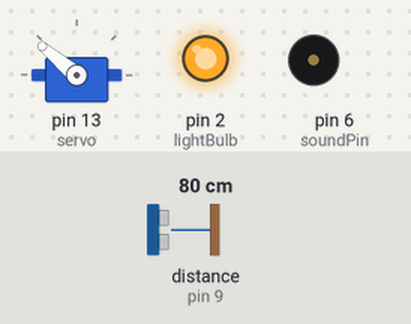
This sketch was run on a simulated Arduino Uno, built with avr-gcc and run on an emulated ATmega328P. On the bench: servo, output pins drawn as LEDs (lit = HIGH), buzzer (waves = sounding). The inputs (shaded band) are chosen by the test bench; at power-on: distance to the obstacle (sensor on pin 9) 80 cm. The echo pulse lasts 58.3 µs per cm; pins used as bus, display or sensor lines are not drawn; what the sketch prints to the serial monitor is not drawn.

Above: at 2.9 s.
3.0 s: distance to the obstacle (sensor on pin 9) set to 5 cm
At 3.22 s:
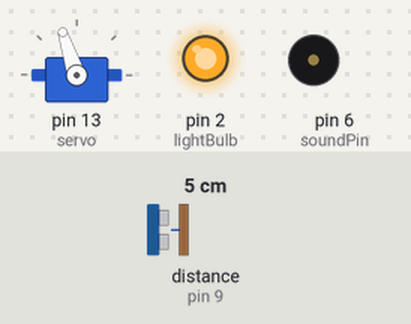
9.3 s: distance to the obstacle (sensor on pin 9) set to 2 cm
At 9.97 s:
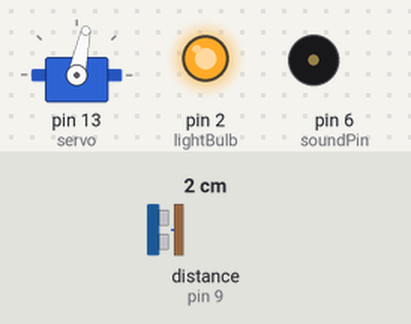
At 11.6 s:
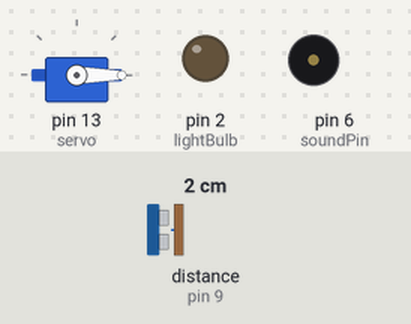
Timing chart, 0 to 13.1 s (numbered marks = the images above; inputs shaded):
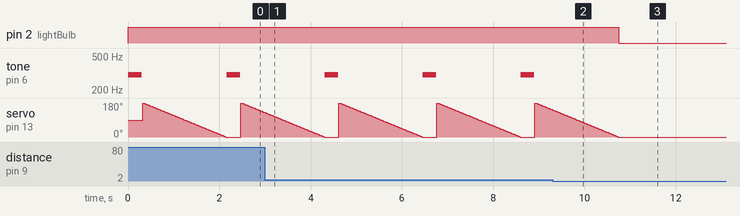

The sketch:

sanitizer_arduino_uno.ino
```cpp
#include <Servo.h>
Servo servo;

int lightBulb = 2;
int out = 10;
int inp = 9;
int duration;
int index = 0;
int soundPin = 6;


void setup()
{
  Serial.begin(19200);
  servo.attach(13);

  pinMode(out, OUTPUT);
  pinMode(inp, INPUT);
  pinMode(lightBulb, OUTPUT);
}

void loop()
{
  digitalWrite(lightBulb, LOW);
  digitalWrite(out, HIGH);
  delayMicroseconds(10);
  digitalWrite(out, LOW);

  duration = pulseIn(inp, HIGH);
  Serial.println(duration);

  if(duration >= 200 && duration <= 5000){
  	digitalWrite(lightBulb, HIGH);

    tone(soundPin, 300);
    delay(300);
    noTone(soundPin);

    for(index; index <= 180; index++){
    	servo.write(index);
    }
  }

  for(index; index >= 0; index--){
    	servo.write(index);
    	delay(10);
   }

}
```

Measured:
- the behaviour switches between 4 and 3 cm on distance to the obstacle (sensor on pin 9) (found by bisection; images 1 and 2)
- after the input at 9.3 s, pin 2 (lightBulb): HIGH → LOW after 1.4 s; tone on pin 6 (soundPin): stops changing and stays silent; servo on pin 13 (servo): goes on until 10.7 s, then stays 0°
- by itself, tone on pin 6 (soundPin): alternates 300 Hz for 0.30 s and silent for 1.8 s
- by itself, servo on pin 13 (servo): ramps from 180° to 0° and jumps back, once every 2.1 s
